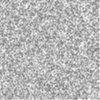
Frame 1 (no input)
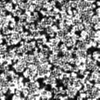
Frame 60 (no input)
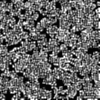
Frame 120 (the mouse pressed at the canvas centre since frame 60)

The p5.js sketch that drew these frames (run headless with seeded random() and noise() and a simulated clock; from frame 60 on, the mouse is pressed at the canvas centre):

// p5.js sketch
// ── sketch.js
let size = 100;

var world = new Array(size);
for(var y = 0; y<size;y++){
  world[y] = new Array(size);
}

function mod(n, m) {
  return ((n % m) + m) % m;
}

function setup() {
  for(var y = 0; y<size;y++){
    for(var x = 0; x<size;x++){
      world[y][x] = random(0, 1);
    }
  }

  createCanvas(size, size);
  
}


function get_nbs(x,y){
  return  world[mod(x-1,size)][mod(y-1,size)] + world[mod(x,size)][mod(y-1,size)] + world[mod(x+1,size)][mod(y-1,size)] + world[mod(x-1,size)][mod(y,size)] + world[mod(x+1,size)][mod(y,size)] + world[mod(x-1,size)][mod(y+1,size)] + world[mod(x,size)][mod(y+1,size)] + world[mod(x+1,size)][mod(y+1,size)];
}

let threshold = 4;

function draw() {
  let fw = new Array(size);
  for(let z = 0; z<size;z++){
    fw[z] = new Array(size);
  }

  for(let y = 0; y<size;y++){
    for(let x = 0; x<size;x++){
      let n = world[x][y];

 
      let nbs = get_nbs(x,y)/8;

      let newval = n/1.06;

      if(nbs < 2){
        newval *= 1 + nbs/8;
      }
      if(nbs > 7){
        newval /= 1+nbs/8;
      }

      fw[x][y] = newval;

      stroke(newval*255);
      point(x,y);

    }
  }
  world = fw;
  // console.log("updated!");
}
